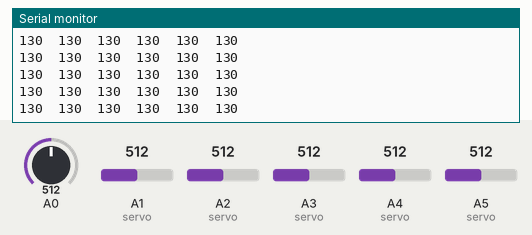
Recording of a sketch running on a simulated Arduino Uno, built with avr-gcc and run on an emulated ATmega328P. Shown: the last lines printed to the serial monitor. Inputs (shaded band) come from the test bench; at power-on: A0 = 512, A1 (servo) = 512, A2 (servo) = 512, A3 (servo) = 512, A4 (servo) = 512, A5 (servo) = 512. No radio packets arrive unless stated.

Above: at 1.2 s.
1.3 s: A0 set to 622
At 2.2 s:
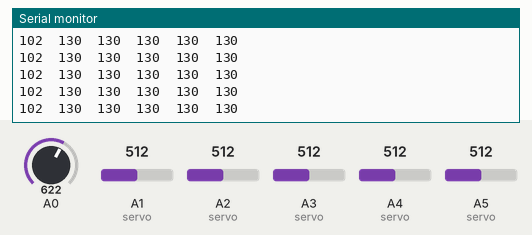
4.3 s: A0 set to 644
At 5.1 s:
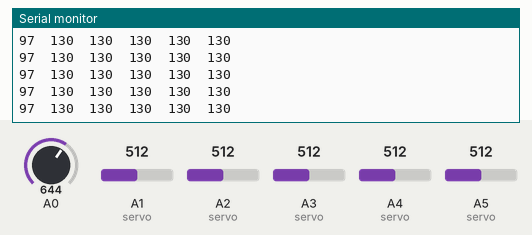
7.3 s: A1 (servo) set to 625
At 8.4 s:
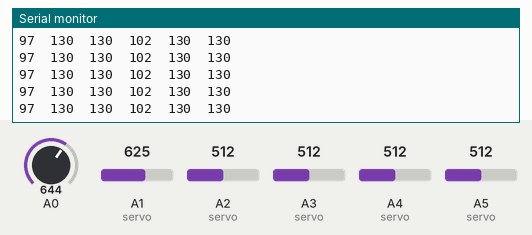
10.3 s: A1 (servo) set to 645
At 11.0 s:
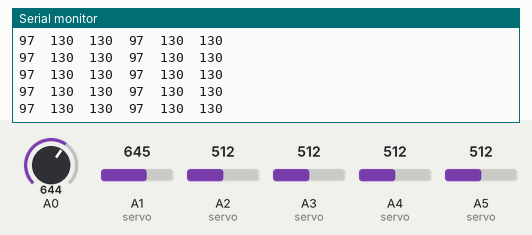
11.8 s: A2 (servo) set to 976
At 12.4 s:
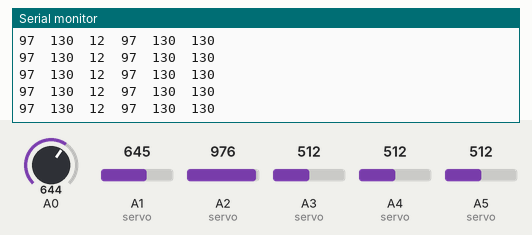
14.8 s: A2 (servo) set to 1000
At 15.8 s:
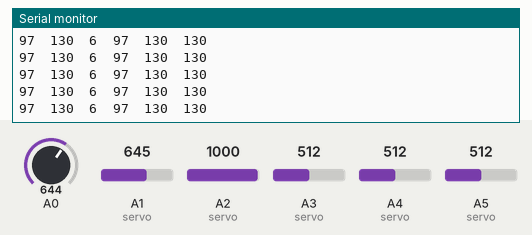
Timing chart, 0 to 17.3 s (numbered marks = the images above; inputs shaded):
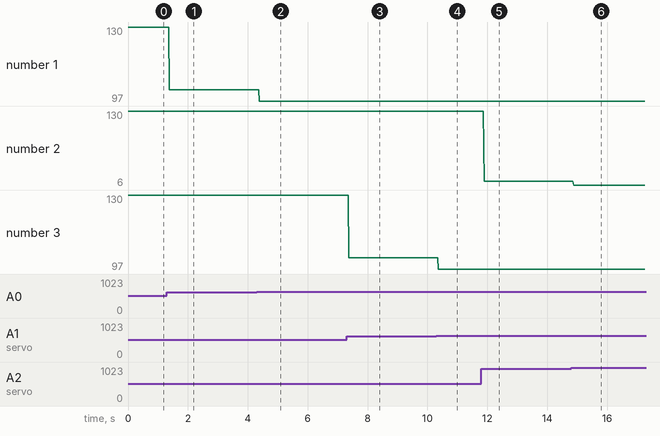

Measured:
- after the input at 1.3 s, the serial monitor: prints a new line after 0.09 s (image 1)
- after the input at 4.3 s, the serial monitor: prints a new line after 0.09 s (image 2)
- after the input at 7.3 s, the serial monitor: prints a new line after 0.08 s (image 3)
- after the input at 10.3 s, the serial monitor: prints a new line after 0.07 s (image 4)
- after the input at 11.8 s, the serial monitor: prints a new line after 0.09 s (image 5)
- after the input at 14.8 s, the serial monitor: prints a new line after 0.08 s (image 6)
- plotted number 1: 130 → 102 after the input at 1.3 s, 102 → 97 after the input at 4.3 s
- plotted number 2: 130 → 12 after the input at 11.8 s, 12 → 6 after the input at 14.8 s

The sketch:

Transmitter_code.ino
```cpp
#include <SPI.h>
  #include <nRF24L01.h>
  #include <RF24.h>

  RF24 radio(7, 8); // select CE,CSN pin
  const byte address[6] = "00001";
  struct Signal {
  byte throttle;
  byte pitch;
  byte roll;
  byte yaw;
  byte aux1;
  byte aux2;
};
  Signal data;

  void ResetData()
{
  data.throttle = 127;   // Default position of motors
  data.pitch = 127;
  data.roll = 127;
  data.yaw = 127;
  data.aux1 = 127;
  data.aux2 = 127;
}
  void setup()
{
  Serial.begin(9600);
  //Start everything up
  radio.begin();
  radio.openWritingPipe(address);
  radio.stopListening(); //start the radio comunication for Transmitter

}
  // Joystick center and its borders
  int mapJoystickValues(int val, int lower, int middle, int upper, bool reverse)
{
  val = constrain(val, lower, upper);
  if ( val < middle )
  val = map(val, lower, middle, 0, 128);
  else
  val = map(val, middle, upper, 128, 255);
  return ( reverse ? 255 - val : val );
}
  void loop()
{
  ResetData();
  // Control Stick Calibration
  // Setting may be required for the correct values of the control levers.
  data.throttle = mapJoystickValues( analogRead(A0), 12, 524, 1020, true );  // "true" or "false" for signal direction
  data.roll = mapJoystickValues( analogRead(A3), 12, 524, 1020, true );      // "true" or "false" for servo direction
  data.pitch = mapJoystickValues( analogRead(A2), 12, 524, 1020, true );     // "true" or "false" for servo direction
  data.yaw = mapJoystickValues( analogRead(A1), 12, 524, 1020, true );       // "true" or "false" for servo direction
  data.aux1 = mapJoystickValues( analogRead(A4), 12, 524, 1020, true );     // "true" or "false" for servo direction
  data.aux2 = mapJoystickValues( analogRead(A5), 12, 524, 1020, true );// "true" or "false" for servo direction
  Serial.print(data.throttle);
  Serial.print('\t');
  Serial.print(data.roll);
  Serial.print('\t');
  Serial.print(data.pitch);
  Serial.print('\t');
  Serial.print(data.yaw);
  Serial.print('\t');
  Serial.print(data.aux1);
  Serial.print('\t');
  Serial.print(data.aux2);
  Serial.println('\t');

  radio.write(&data, sizeof(Signal));
}
```
